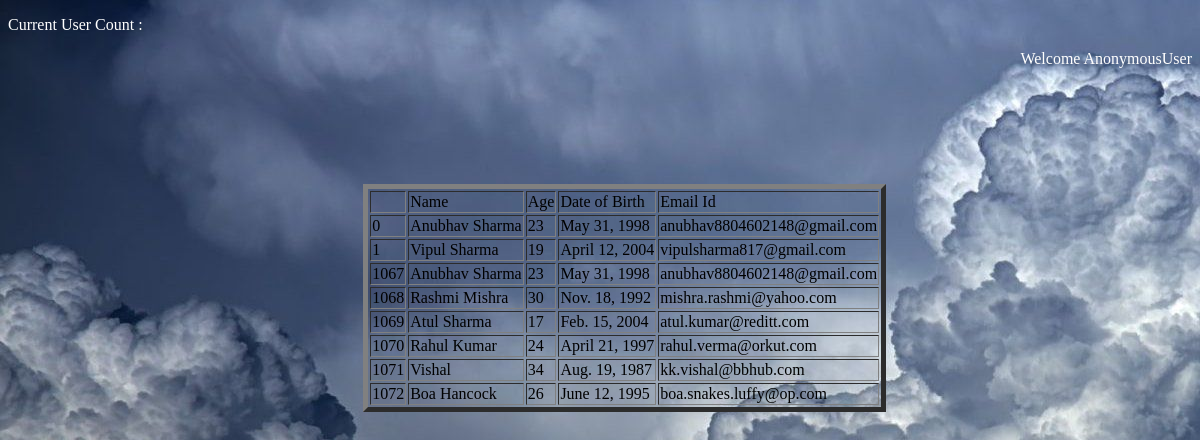
Screenshot of /requestList/ with the database file from the repository.
### mysite/models.py (models this page shows)
class AccRequest(models.Model):
    name = models.CharField(max_length=20)
    age = models.IntegerField()
    dob = models.DateField()
    mail = models.EmailField()
    address = models.CharField(max_length=100)
    password = models.CharField(max_length=20)
    access = models.CharField(max_length=10)

### mysite/views.py (the view)
# urls.py: path('requestList/', views.request_list, name='Pending Requests'),
@csrf_exempt
def request_list(request):
    full_data = models.AccRequest.objects.all()
    res_list = []
    for user in full_data:
        res_list.append({
            'id' : user.id,
            'name' : user.name,
            'age' : user.age,
            'dob' : user.dob,
            'mail' : user.mail,
        })
    return render(request, 'requestList.html', context={'requestList':res_list})

### templates/requestList.html
<!DOCTYPE html>
    <html lang="en-US">
        <head>
            {% load static %}
            <link rel="stylesheet" href="{% static 'style.css' %}">
        </head>
        <body>
            <p style="color:white;text-align: left;">Current User Count : {{data}}</p><p style="color:white;text-align: right;">Welcome {{user}}</p>
            <table class="list_table" border="5" >
                <th id="head_row"><td>Name</td><td>Age</td><td>Date of Birth</td><td>Email Id</td></th>
                {% for users in requestList %}
                    <tr><td>{{users.id}}</td><td>{{users.name}}</td><td>{{users.age}}</td><td>{{users.dob}}</td><td>{{users.mail}}</td></tr>
                {% endfor %}
            </table>
        </body>
</html>

### mysite/static/style.css (style rules this page uses)
body { background-image:url("cloud.jpg"); }
.list_table { position: relative; top: 100px; left: 30%; }

### rows the page displays
AccRequest: name "Anubhav Sharma", dob "May 31, 1998", mail "anubhav8804602148@gmail.com"
AccRequest: name "Vipul Sharma", dob "April 12, 2004", mail "vipulsharma817@gmail.com"
AccRequest: name "Anubhav Sharma", dob "May 31, 1998", mail "anubhav8804602148@gmail.com"
AccRequest: name "Rashmi Mishra", dob "Nov. 18, 1992", mail "mishra.rashmi@yahoo.com"
AccRequest: name "Atul Sharma", dob "Feb. 15, 2004", mail "atul.kumar@reditt.com"
AccRequest: name "Rahul Kumar", dob "April 21, 1997", mail "rahul.verma@orkut.com"
AccRequest: name "Vishal", dob "Aug. 19, 1987", mail "kk.vishal@bbhub.com"
AccRequest: name "Boa Hancock", dob "June 12, 1995", mail "boa.snakes.luffy@op.com"

### other values shown
{{ user }} "AnonymousUser"
{{ users.id }} "0" "1" "1067" "1068" "1069" "1070" "1071" "1072"
{{ users.age }} "23" "19" "23" "30" "17" "24" "34" "26"
